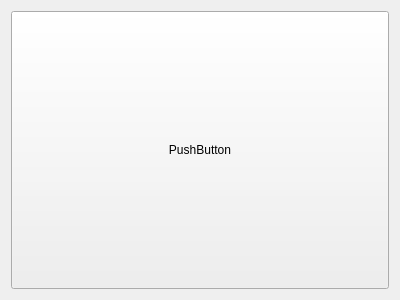
<?xml version="1.0" encoding="UTF-8"?>
<ui version="4.0">
 <class>TodoList::AddEntry</class>
 <widget class="QWidget" name="TodoList::AddEntry">
  <property name="geometry">
   <rect>
    <x>0</x>
    <y>0</y>
    <width>400</width>
    <height>300</height>
   </rect>
  </property>
  <property name="windowTitle">
   <string>AddEntry</string>
  </property>
  <layout class="QGridLayout" name="gridLayout">
   <item row="0" column="0">
    <widget class="QPushButton" name="pushButton">
     <property name="sizePolicy">
      <sizepolicy hsizetype="Expanding" vsizetype="Expanding">
       <horstretch>1</horstretch>
       <verstretch>1</verstretch>
      </sizepolicy>
     </property>
     <property name="text">
      <string>PushButton</string>
     </property>
    </widget>
   </item>
  </layout>
 </widget>
 <resources/>
 <connections/>
</ui>
